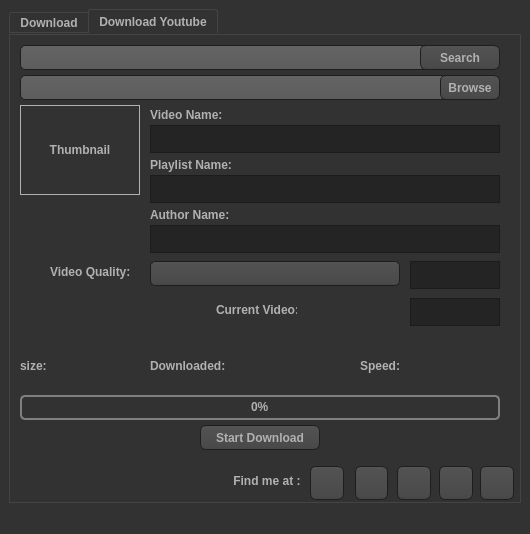
<?xml version="1.0" encoding="UTF-8"?>
<ui version="4.0">
 <class>MainWindow</class>
 <widget class="QMainWindow" name="MainWindow">
  <property name="geometry">
   <rect>
    <x>0</x>
    <y>0</y>
    <width>530</width>
    <height>534</height>
   </rect>
  </property>
  <property name="windowTitle">
   <string>MainWindow</string>
  </property>
  <property name="windowIcon">
   <iconset>
    <normaloff>icon/Network-Download-icon.png</normaloff>icon/Network-Download-icon.png</iconset>
  </property>
  <property name="styleSheet">
   <string notr="true">QWidget
{
    color: #b1b1b1;
    background-color: #323232;
}

QWidget:item:hover
{
    background-color: QLinearGradient( x1: 0, y1: 0, x2: 0, y2: 1, stop: 0 #ffa02f, stop: 1 #ca0619);
    color: #000000;
}

QWidget:item:selected
{
    background-color: QLinearGradient( x1: 0, y1: 0, x2: 0, y2: 1, stop: 0 #ffa02f, stop: 1 #d7801a);
}

QMenuBar::item
{
    background: transparent;
}

QMenuBar::item:selected
{
    background: transparent;
    border: 1px solid #ffaa00;
}

QMenuBar::item:pressed
{
    background: #444;
    border: 1px solid #000;
    background-color: QLinearGradient(
        x1:0, y1:0,
        x2:0, y2:1,
        stop:1 #212121,
        stop:0.4 #343434/*,
        stop:0.2 #343434,
        stop:0.1 #ffaa00*/
    );
    margin-bottom:-1px;
    padding-bottom:1px;
}

QMenu
{
    border: 1px solid #000;
}

QMenu::item
{
    padding: 2px 20px 2px 20px;
}

QMenu::item:selected
{
    color: #000000;
}

QWidget:disabled
{
    color: #404040;
    background-color: #323232;
}

QAbstractItemView
{
    background-color: QLinearGradient( x1: 0, y1: 0, x2: 0, y2: 1, stop: 0 #4d4d4d, stop: 0.1 #646464, stop: 1 #5d5d5d);
}

QWidget:focus
{
    /*border: 2px solid QLinearGradient( x1: 0, y1: 0, x2: 0, y2: 1, stop: 0 #ffa02f, stop: 1 #d7801a);*/
}

QLineEdit
{
    background-color: QLinearGradient( x1: 0, y1: 0, x2: 0, y2: 1, stop: 0 #4d4d4d, stop: 0 #646464, stop: 1 #5d5d5d);
    padding: 1px;
    border-style: solid;
    border: 1px solid #1e1e1e;
    border-radius: 5;
}

QPushButton
{
    color: #b1b1b1;
    background-color: QLinearGradient( x1: 0, y1: 0, x2: 0, y2: 1, stop: 0 #565656, stop: 0.1 #525252, stop: 0.5 #4e4e4e, stop: 0.9 #4a4a4a, stop: 1 #464646);
    border-width: 1px;
    border-color: #1e1e1e;
    border-style: solid;
    border-radius: 6;
    padding: 3px;
    font-size: 12px;
    padding-left: 5px;
    padding-right: 5px;
}

QPushButton:pressed
{
    background-color: QLinearGradient( x1: 0, y1: 0, x2: 0, y2: 1, stop: 0 #2d2d2d, stop: 0.1 #2b2b2b, stop: 0.5 #292929, stop: 0.9 #282828, stop: 1 #252525);
}

QComboBox
{
    selection-background-color: #ffaa00;
    background-color: QLinearGradient( x1: 0, y1: 0, x2: 0, y2: 1, stop: 0 #565656, stop: 0.1 #525252, stop: 0.5 #4e4e4e, stop: 0.9 #4a4a4a, stop: 1 #464646);
    border-style: solid;
    border: 1px solid #1e1e1e;
    border-radius: 5;
}

QComboBox:hover,QPushButton:hover
{
    border: 2px solid QLinearGradient( x1: 0, y1: 0, x2: 0, y2: 1, stop: 0 #ffa02f, stop: 1 #d7801a);
}


QComboBox:on
{
    padding-top: 3px;
    padding-left: 4px;
    background-color: QLinearGradient( x1: 0, y1: 0, x2: 0, y2: 1, stop: 0 #2d2d2d, stop: 0.1 #2b2b2b, stop: 0.5 #292929, stop: 0.9 #282828, stop: 1 #252525);
    selection-background-color: #ffaa00;
}

QComboBox QAbstractItemView
{
    border: 2px solid darkgray;
    selection-background-color: QLinearGradient( x1: 0, y1: 0, x2: 0, y2: 1, stop: 0 #ffa02f, stop: 1 #d7801a);
}

QComboBox::drop-down
{
     subcontrol-origin: padding;
     subcontrol-position: top right;
     width: 15px;

     border-left-width: 0px;
     border-left-color: darkgray;
     border-left-style: solid; /* just a single line */
     border-top-right-radius: 3px; /* same radius as the QComboBox */
     border-bottom-right-radius: 3px;
 }

QComboBox::down-arrow
{
     image: url(:/down_arrow.png);
}

QGroupBox:focus
{
border: 2px solid QLinearGradient( x1: 0, y1: 0, x2: 0, y2: 1, stop: 0 #ffa02f, stop: 1 #d7801a);
}

QTextEdit:focus
{
    border: 2px solid QLinearGradient( x1: 0, y1: 0, x2: 0, y2: 1, stop: 0 #ffa02f, stop: 1 #d7801a);
}

QScrollBar:horizontal {
     border: 1px solid #222222;
     background: QLinearGradient( x1: 0, y1: 0, x2: 0, y2: 1, stop: 0.0 #121212, stop: 0.2 #282828, stop: 1 #484848);
     height: 7px;
     margin: 0px 16px 0 16px;
}

QScrollBar::handle:horizontal
{
      background: QLinearGradient( x1: 0, y1: 0, x2: 1, y2: 0, stop: 0 #ffa02f, stop: 0.5 #d7801a, stop: 1 #ffa02f);
      min-height: 20px;
      border-radius: 2px;
}

QScrollBar::add-line:horizontal {
      border: 1px solid #1b1b19;
      border-radius: 2px;
      background: QLinearGradient( x1: 0, y1: 0, x2: 1, y2: 0, stop: 0 #ffa02f, stop: 1 #d7801a);
      width: 14px;
      subcontrol-position: right;
      subcontrol-origin: margin;
}

QScrollBar::sub-line:horizontal {
      border: 1px solid #1b1b19;
      border-radius: 2px;
      background: QLinearGradient( x1: 0, y1: 0, x2: 1, y2: 0, stop: 0 #ffa02f, stop: 1 #d7801a);
      width: 14px;
     subcontrol-position: left;
     subcontrol-origin: margin;
}

QScrollBar::right-arrow:horizontal, QScrollBar::left-arrow:horizontal
{
      border: 1px solid black;
      width: 1px;
      height: 1px;
      background: white;
}

QScrollBar::add-page:horizontal, QScrollBar::sub-page:horizontal
{
      background: none;
}

QScrollBar:vertical
{
      background: QLinearGradient( x1: 0, y1: 0, x2: 1, y2: 0, stop: 0.0 #121212, stop: 0.2 #282828, stop: 1 #484848);
      width: 7px;
      margin: 16px 0 16px 0;
      border: 1px solid #222222;
}

QScrollBar::handle:vertical
{
      background: QLinearGradient( x1: 0, y1: 0, x2: 0, y2: 1, stop: 0 #ffa02f, stop: 0.5 #d7801a, stop: 1 #ffa02f);
      min-height: 20px;
      border-radius: 2px;
}

QScrollBar::add-line:vertical
{
      border: 1px solid #1b1b19;
      border-radius: 2px;
      background: QLinearGradient( x1: 0, y1: 0, x2: 0, y2: 1, stop: 0 #ffa02f, stop: 1 #d7801a);
      height: 14px;
      subcontrol-position: bottom;
      subcontrol-origin: margin;
}

QScrollBar::sub-line:vertical
{
      border: 1px solid #1b1b19;
      border-radius: 2px;
      background: QLinearGradient( x1: 0, y1: 0, x2: 0, y2: 1, stop: 0 #d7801a, stop: 1 #ffa02f);
      height: 14px;
      subcontrol-position: top;
      subcontrol-origin: margin;
}

QScrollBar::up-arrow:vertical, QScrollBar::down-arrow:vertical
{
      border: 1px solid black;
      width: 1px;
      height: 1px;
      background: white;
}


QScrollBar::add-page:vertical, QScrollBar::sub-page:vertical
{
      background: none;
}

QTextEdit
{
    background-color: #242424;
}

QPlainTextEdit
{
    background-color: #242424;
}

QHeaderView::section
{
    background-color: QLinearGradient(x1:0, y1:0, x2:0, y2:1, stop:0 #616161, stop: 0.5 #505050, stop: 0.6 #434343, stop:1 #656565);
    color: white;
    padding-left: 4px;
    border: 1px solid #6c6c6c;
}

QCheckBox:disabled
{
color: #414141;
}

QDockWidget::title
{
    text-align: center;
    spacing: 3px; /* spacing between items in the tool bar */
    background-color: QLinearGradient(x1:0, y1:0, x2:0, y2:1, stop:0 #323232, stop: 0.5 #242424, stop:1 #323232);
}

QDockWidget::close-button, QDockWidget::float-button
{
    text-align: center;
    spacing: 1px; /* spacing between items in the tool bar */
    background-color: QLinearGradient(x1:0, y1:0, x2:0, y2:1, stop:0 #323232, stop: 0.5 #242424, stop:1 #323232);
}

QDockWidget::close-button:hover, QDockWidget::float-button:hover
{
    background: #242424;
}

QDockWidget::close-button:pressed, QDockWidget::float-button:pressed
{
    padding: 1px -1px -1px 1px;
}

QMainWindow::separator
{
    background-color: QLinearGradient(x1:0, y1:0, x2:0, y2:1, stop:0 #161616, stop: 0.5 #151515, stop: 0.6 #212121, stop:1 #343434);
    color: white;
    padding-left: 4px;
    border: 1px solid #4c4c4c;
    spacing: 3px; /* spacing between items in the tool bar */
}

QMainWindow::separator:hover
{

    background-color: QLinearGradient(x1:0, y1:0, x2:0, y2:1, stop:0 #d7801a, stop:0.5 #b56c17 stop:1 #ffa02f);
    color: white;
    padding-left: 4px;
    border: 1px solid #6c6c6c;
    spacing: 3px; /* spacing between items in the tool bar */
}

QToolBar::handle
{
     spacing: 3px; /* spacing between items in the tool bar */
     background: url(:/images/handle.png);
}

QMenu::separator
{
    height: 2px;
    background-color: QLinearGradient(x1:0, y1:0, x2:0, y2:1, stop:0 #161616, stop: 0.5 #151515, stop: 0.6 #212121, stop:1 #343434);
    color: white;
    padding-left: 4px;
    margin-left: 10px;
    margin-right: 5px;
}

QProgressBar
{
    border: 2px solid grey;
    border-radius: 5px;
    text-align: center;
}

QProgressBar::chunk
{
    background-color: #d7801a;
    width: 2.15px;
    margin: 0.5px;
}

QTabBar::tab {
    color: #b1b1b1;
    border: 1px solid #444;
    border-bottom-style: none;
    background-color: #323232;
    padding-left: 10px;
    padding-right: 10px;
    padding-top: 3px;
    padding-bottom: 2px;
    margin-right: -1px;
}

QTabWidget::pane {
    border: 1px solid #444;
    top: 1px;
}

QTabBar::tab:last
{
    margin-right: 0; /* the last selected tab has nothing to overlap with on the right */
    border-top-right-radius: 3px;
}

QTabBar::tab:first:!selected
{
 margin-left: 0px; /* the last selected tab has nothing to overlap with on the right */


    border-top-left-radius: 3px;
}

QTabBar::tab:!selected
{
    color: #b1b1b1;
    border-bottom-style: solid;
    margin-top: 3px;
    background-color: QLinearGradient(x1:0, y1:0, x2:0, y2:1, stop:1 #212121, stop:.4 #343434);
}

QTabBar::tab:selected
{
    border-top-left-radius: 3px;
    border-top-right-radius: 3px;
    margin-bottom: 0px;
}

QTabBar::tab:!selected:hover
{
    /*border-top: 2px solid #ffaa00;
    padding-bottom: 3px;*/
    border-top-left-radius: 3px;
    border-top-right-radius: 3px;
    background-color: QLinearGradient(x1:0, y1:0, x2:0, y2:1, stop:1 #212121, stop:0.4 #343434, stop:0.2 #343434, stop:0.1 #ffaa00);
}

QRadioButton::indicator:checked, QRadioButton::indicator:unchecked{
    color: #b1b1b1;
    background-color: #323232;
    border: 1px solid #b1b1b1;
    border-radius: 6px;
}

QRadioButton::indicator:checked
{
    background-color: qradialgradient(
        cx: 0.5, cy: 0.5,
        fx: 0.5, fy: 0.5,
        radius: 1.0,
        stop: 0.25 #ffaa00,
        stop: 0.3 #323232
    );
}

QCheckBox::indicator{
    color: #b1b1b1;
    background-color: #323232;
    border: 1px solid #b1b1b1;
    width: 9px;
    height: 9px;
}

QRadioButton::indicator
{
    border-radius: 6px;
}

QRadioButton::indicator:hover, QCheckBox::indicator:hover
{
    border: 1px solid #ffaa00;
}

QCheckBox::indicator:checked
{
    image:url(:/images/checkbox.png);
}

QCheckBox::indicator:disabled, QRadioButton::indicator:disabled
{
    border: 1px solid #444;
}</string>
  </property>
  <widget class="QWidget" name="centralwidget">
   <layout class="QGridLayout" name="gridLayout">
    <item row="0" column="0">
     <widget class="QTabWidget" name="tabWidget">
      <property name="enabled">
       <bool>true</bool>
      </property>
      <property name="font">
       <font>
        <weight>75</weight>
        <bold>true</bold>
       </font>
      </property>
      <property name="currentIndex">
       <number>1</number>
      </property>
      <widget class="QWidget" name="tab_2">
       <attribute name="title">
        <string>Download</string>
       </attribute>
       <widget class="QPushButton" name="pushButton_4">
        <property name="geometry">
         <rect>
          <x>430</x>
          <y>40</y>
          <width>60</width>
          <height>25</height>
         </rect>
        </property>
        <property name="font">
         <font>
          <pointsize>-1</pointsize>
         </font>
        </property>
        <property name="text">
         <string>Browse</string>
        </property>
       </widget>
       <widget class="QLineEdit" name="lineEdit_3">
        <property name="geometry">
         <rect>
          <x>10</x>
          <y>40</y>
          <width>440</width>
          <height>25</height>
         </rect>
        </property>
        <property name="font">
         <font>
          <weight>75</weight>
          <bold>true</bold>
         </font>
        </property>
       </widget>
       <widget class="QPushButton" name="pushButton_5">
        <property name="geometry">
         <rect>
          <x>190</x>
          <y>160</y>
          <width>120</width>
          <height>25</height>
         </rect>
        </property>
        <property name="font">
         <font>
          <pointsize>-1</pointsize>
         </font>
        </property>
        <property name="toolTip">
         <string>&lt;html&gt;&lt;head/&gt;&lt;body&gt;&lt;p&gt;start Download any file &lt;/p&gt;&lt;/body&gt;&lt;/html&gt;</string>
        </property>
        <property name="text">
         <string>Start Download</string>
        </property>
       </widget>
       <widget class="QLineEdit" name="lineEdit_4">
        <property name="geometry">
         <rect>
          <x>10</x>
          <y>10</y>
          <width>430</width>
          <height>25</height>
         </rect>
        </property>
        <property name="font">
         <font>
          <weight>75</weight>
          <bold>true</bold>
         </font>
        </property>
       </widget>
       <widget class="QProgressBar" name="progressBar_2">
        <property name="geometry">
         <rect>
          <x>10</x>
          <y>130</y>
          <width>480</width>
          <height>23</height>
         </rect>
        </property>
        <property name="font">
         <font>
          <weight>75</weight>
          <bold>true</bold>
         </font>
        </property>
        <property name="cursor">
         <cursorShape>ArrowCursor</cursorShape>
        </property>
        <property name="value">
         <number>0</number>
        </property>
       </widget>
       <widget class="QTextBrowser" name="textBrowser">
        <property name="geometry">
         <rect>
          <x>390</x>
          <y>70</y>
          <width>100</width>
          <height>25</height>
         </rect>
        </property>
        <property name="font">
         <font>
          <weight>75</weight>
          <bold>true</bold>
         </font>
        </property>
        <property name="cursor" stdset="0">
         <cursorShape>ArrowCursor</cursorShape>
        </property>
        <property name="toolTip">
         <string>&lt;html&gt;&lt;head/&gt;&lt;body&gt;&lt;p&gt;&lt;br/&gt;&lt;/p&gt;&lt;/body&gt;&lt;/html&gt;</string>
        </property>
       </widget>
       <widget class="QTextBrowser" name="textBrowser_2">
        <property name="geometry">
         <rect>
          <x>310</x>
          <y>70</y>
          <width>70</width>
          <height>25</height>
         </rect>
        </property>
        <property name="font">
         <font>
          <weight>75</weight>
          <bold>true</bold>
         </font>
        </property>
        <property name="cursor" stdset="0">
         <cursorShape>ArrowCursor</cursorShape>
        </property>
       </widget>
       <widget class="QTextBrowser" name="textBrowser_3">
        <property name="geometry">
         <rect>
          <x>310</x>
          <y>100</y>
          <width>70</width>
          <height>25</height>
         </rect>
        </property>
        <property name="font">
         <font>
          <weight>75</weight>
          <bold>true</bold>
         </font>
        </property>
        <property name="cursor" stdset="0">
         <cursorShape>ArrowCursor</cursorShape>
        </property>
       </widget>
       <widget class="QPushButton" name="pushButton_7">
        <property name="geometry">
         <rect>
          <x>410</x>
          <y>10</y>
          <width>80</width>
          <height>25</height>
         </rect>
        </property>
        <property name="font">
         <font>
          <pointsize>-1</pointsize>
         </font>
        </property>
        <property name="text">
         <string>Search</string>
        </property>
        <property name="icon">
         <iconset>
          <normaloff>icon/search-icon2.png</normaloff>icon/search-icon2.png</iconset>
        </property>
        <property name="checkable">
         <bool>false</bool>
        </property>
        <property name="checked">
         <bool>false</bool>
        </property>
       </widget>
       <widget class="QTextBrowser" name="textBrowser_4">
        <property name="geometry">
         <rect>
          <x>390</x>
          <y>100</y>
          <width>100</width>
          <height>25</height>
         </rect>
        </property>
        <property name="font">
         <font>
          <weight>75</weight>
          <bold>true</bold>
         </font>
        </property>
        <property name="cursor" stdset="0">
         <cursorShape>ArrowCursor</cursorShape>
        </property>
       </widget>
       <widget class="QTextBrowser" name="textBrowser_5">
        <property name="geometry">
         <rect>
          <x>10</x>
          <y>70</y>
          <width>300</width>
          <height>25</height>
         </rect>
        </property>
        <property name="font">
         <font>
          <weight>75</weight>
          <bold>true</bold>
         </font>
        </property>
        <property name="cursor" stdset="0">
         <cursorShape>IBeamCursor</cursorShape>
        </property>
       </widget>
       <zorder>lineEdit_3</zorder>
       <zorder>pushButton_4</zorder>
       <zorder>pushButton_5</zorder>
       <zorder>lineEdit_4</zorder>
       <zorder>progressBar_2</zorder>
       <zorder>textBrowser</zorder>
       <zorder>textBrowser_2</zorder>
       <zorder>textBrowser_3</zorder>
       <zorder>pushButton_7</zorder>
       <zorder>textBrowser_4</zorder>
       <zorder>textBrowser_5</zorder>
      </widget>
      <widget class="QWidget" name="tab">
       <attribute name="title">
        <string>Download Youtube</string>
       </attribute>
       <widget class="QLineEdit" name="lineEdit">
        <property name="geometry">
         <rect>
          <x>10</x>
          <y>10</y>
          <width>450</width>
          <height>25</height>
         </rect>
        </property>
        <property name="font">
         <font>
          <weight>75</weight>
          <bold>true</bold>
         </font>
        </property>
        <property name="statusTip">
         <string/>
        </property>
        <property name="accessibleName">
         <string/>
        </property>
        <property name="accessibleDescription">
         <string notr="true"/>
        </property>
        <property name="inputMask">
         <string/>
        </property>
        <property name="text">
         <string/>
        </property>
        <property name="placeholderText">
         <string notr="true"/>
        </property>
       </widget>
       <widget class="QLineEdit" name="lineEdit_2">
        <property name="geometry">
         <rect>
          <x>10</x>
          <y>40</y>
          <width>440</width>
          <height>25</height>
         </rect>
        </property>
        <property name="font">
         <font>
          <weight>75</weight>
          <bold>true</bold>
         </font>
        </property>
       </widget>
       <widget class="QPushButton" name="pushButton">
        <property name="geometry">
         <rect>
          <x>430</x>
          <y>40</y>
          <width>60</width>
          <height>25</height>
         </rect>
        </property>
        <property name="font">
         <font>
          <pointsize>-1</pointsize>
          <weight>75</weight>
          <bold>true</bold>
         </font>
        </property>
        <property name="text">
         <string>Browse</string>
        </property>
       </widget>
       <widget class="QProgressBar" name="progressBar">
        <property name="geometry">
         <rect>
          <x>10</x>
          <y>360</y>
          <width>480</width>
          <height>25</height>
         </rect>
        </property>
        <property name="font">
         <font>
          <weight>75</weight>
          <bold>true</bold>
         </font>
        </property>
        <property name="value">
         <number>0</number>
        </property>
       </widget>
       <widget class="QPushButton" name="pushButton_2">
        <property name="geometry">
         <rect>
          <x>190</x>
          <y>390</y>
          <width>120</width>
          <height>25</height>
         </rect>
        </property>
        <property name="font">
         <font>
          <pointsize>-1</pointsize>
          <weight>75</weight>
          <bold>true</bold>
         </font>
        </property>
        <property name="text">
         <string>Start Download</string>
        </property>
       </widget>
       <widget class="QComboBox" name="comboBox">
        <property name="geometry">
         <rect>
          <x>140</x>
          <y>226</y>
          <width>250</width>
          <height>25</height>
         </rect>
        </property>
        <property name="font">
         <font>
          <weight>75</weight>
          <bold>true</bold>
         </font>
        </property>
        <property name="toolTip">
         <string/>
        </property>
        <property name="whatsThis">
         <string>&lt;html&gt;&lt;head/&gt;&lt;body&gt;&lt;p&gt;&lt;br/&gt;&lt;/p&gt;&lt;/body&gt;&lt;/html&gt;</string>
        </property>
        <property name="currentText">
         <string/>
        </property>
        <property name="frame">
         <bool>true</bool>
        </property>
       </widget>
       <widget class="QPushButton" name="pushButton_8">
        <property name="geometry">
         <rect>
          <x>410</x>
          <y>10</y>
          <width>80</width>
          <height>25</height>
         </rect>
        </property>
        <property name="font">
         <font>
          <pointsize>-1</pointsize>
          <weight>75</weight>
          <bold>true</bold>
         </font>
        </property>
        <property name="text">
         <string>Search</string>
        </property>
        <property name="icon">
         <iconset>
          <normaloff>icon/search-icon2.png</normaloff>icon/search-icon2.png</iconset>
        </property>
        <property name="checkable">
         <bool>false</bool>
        </property>
        <property name="checked">
         <bool>false</bool>
        </property>
       </widget>
       <widget class="QLabel" name="label_10">
        <property name="geometry">
         <rect>
          <x>10</x>
          <y>70</y>
          <width>120</width>
          <height>90</height>
         </rect>
        </property>
        <property name="font">
         <font>
          <weight>75</weight>
          <bold>true</bold>
         </font>
        </property>
        <property name="frameShape">
         <enum>QFrame::Box</enum>
        </property>
        <property name="text">
         <string>Thumbnail</string>
        </property>
        <property name="scaledContents">
         <bool>false</bool>
        </property>
        <property name="alignment">
         <set>Qt::AlignCenter</set>
        </property>
       </widget>
       <widget class="QTextBrowser" name="textBrowser_6">
        <property name="geometry">
         <rect>
          <x>140</x>
          <y>90</y>
          <width>350</width>
          <height>28</height>
         </rect>
        </property>
        <property name="font">
         <font>
          <weight>75</weight>
          <bold>true</bold>
         </font>
        </property>
       </widget>
       <widget class="QTextBrowser" name="textBrowser_10">
        <property name="geometry">
         <rect>
          <x>140</x>
          <y>190</y>
          <width>350</width>
          <height>28</height>
         </rect>
        </property>
        <property name="font">
         <font>
          <weight>75</weight>
          <bold>true</bold>
         </font>
        </property>
       </widget>
       <widget class="QTextBrowser" name="textBrowser_11">
        <property name="geometry">
         <rect>
          <x>400</x>
          <y>226</y>
          <width>90</width>
          <height>28</height>
         </rect>
        </property>
        <property name="font">
         <font>
          <weight>75</weight>
          <bold>true</bold>
         </font>
        </property>
       </widget>
       <widget class="QLabel" name="label">
        <property name="geometry">
         <rect>
          <x>140</x>
          <y>320</y>
          <width>81</width>
          <height>21</height>
         </rect>
        </property>
        <property name="font">
         <font>
          <weight>75</weight>
          <bold>true</bold>
         </font>
        </property>
        <property name="text">
         <string>Downloaded:</string>
        </property>
       </widget>
       <widget class="QLabel" name="label_2">
        <property name="geometry">
         <rect>
          <x>350</x>
          <y>320</y>
          <width>41</width>
          <height>21</height>
         </rect>
        </property>
        <property name="font">
         <font>
          <weight>75</weight>
          <bold>true</bold>
         </font>
        </property>
        <property name="text">
         <string>Speed:</string>
        </property>
       </widget>
       <widget class="QLabel" name="label_3">
        <property name="geometry">
         <rect>
          <x>400</x>
          <y>320</y>
          <width>90</width>
          <height>21</height>
         </rect>
        </property>
        <property name="font">
         <font>
          <weight>75</weight>
          <bold>true</bold>
         </font>
        </property>
        <property name="text">
         <string/>
        </property>
       </widget>
       <widget class="QLabel" name="label_4">
        <property name="geometry">
         <rect>
          <x>240</x>
          <y>320</y>
          <width>80</width>
          <height>21</height>
         </rect>
        </property>
        <property name="font">
         <font>
          <weight>75</weight>
          <bold>true</bold>
         </font>
        </property>
        <property name="text">
         <string/>
        </property>
       </widget>
       <widget class="QLabel" name="label_5">
        <property name="geometry">
         <rect>
          <x>50</x>
          <y>320</y>
          <width>80</width>
          <height>21</height>
         </rect>
        </property>
        <property name="font">
         <font>
          <weight>75</weight>
          <bold>true</bold>
         </font>
        </property>
        <property name="text">
         <string/>
        </property>
       </widget>
       <widget class="QLabel" name="label_6">
        <property name="geometry">
         <rect>
          <x>10</x>
          <y>320</y>
          <width>31</width>
          <height>21</height>
         </rect>
        </property>
        <property name="font">
         <font>
          <weight>75</weight>
          <bold>true</bold>
         </font>
        </property>
        <property name="text">
         <string>size:</string>
        </property>
       </widget>
       <widget class="QTextBrowser" name="textBrowser_7">
        <property name="geometry">
         <rect>
          <x>140</x>
          <y>140</y>
          <width>350</width>
          <height>28</height>
         </rect>
        </property>
        <property name="font">
         <font>
          <weight>75</weight>
          <bold>true</bold>
         </font>
        </property>
       </widget>
       <widget class="QLabel" name="label_15">
        <property name="geometry">
         <rect>
          <x>300</x>
          <y>263</y>
          <width>90</width>
          <height>26</height>
         </rect>
        </property>
        <property name="font">
         <font>
          <weight>75</weight>
          <bold>true</bold>
         </font>
        </property>
        <property name="text">
         <string/>
        </property>
       </widget>
       <widget class="QLabel" name="label_16">
        <property name="geometry">
         <rect>
          <x>206</x>
          <y>262</y>
          <width>81</width>
          <height>25</height>
         </rect>
        </property>
        <property name="font">
         <font>
          <weight>75</weight>
          <bold>true</bold>
         </font>
        </property>
        <property name="text">
         <string>Current Video:</string>
        </property>
       </widget>
       <widget class="QTextBrowser" name="textBrowser_8">
        <property name="geometry">
         <rect>
          <x>400</x>
          <y>263</y>
          <width>90</width>
          <height>28</height>
         </rect>
        </property>
        <property name="font">
         <font>
          <weight>75</weight>
          <bold>true</bold>
         </font>
        </property>
       </widget>
       <widget class="QLabel" name="label_33">
        <property name="geometry">
         <rect>
          <x>140</x>
          <y>70</y>
          <width>80</width>
          <height>20</height>
         </rect>
        </property>
        <property name="font">
         <font>
          <weight>75</weight>
          <bold>true</bold>
         </font>
        </property>
        <property name="text">
         <string>Video Name:</string>
        </property>
       </widget>
       <widget class="QLabel" name="label_34">
        <property name="geometry">
         <rect>
          <x>140</x>
          <y>120</y>
          <width>100</width>
          <height>20</height>
         </rect>
        </property>
        <property name="font">
         <font>
          <weight>75</weight>
          <bold>true</bold>
         </font>
        </property>
        <property name="text">
         <string>Playlist Name:</string>
        </property>
       </widget>
       <widget class="QLabel" name="label_35">
        <property name="geometry">
         <rect>
          <x>140</x>
          <y>170</y>
          <width>100</width>
          <height>20</height>
         </rect>
        </property>
        <property name="font">
         <font>
          <weight>75</weight>
          <bold>true</bold>
         </font>
        </property>
        <property name="text">
         <string>Author Name:</string>
        </property>
       </widget>
       <widget class="QPushButton" name="pushButton_13">
        <property name="geometry">
         <rect>
          <x>429</x>
          <y>431</y>
          <width>34</width>
          <height>34</height>
         </rect>
        </property>
        <property name="font">
         <font>
          <pointsize>-1</pointsize>
         </font>
        </property>
        <property name="cursor">
         <cursorShape>PointingHandCursor</cursorShape>
        </property>
        <property name="toolTip">
         <string>Linkedin</string>
        </property>
        <property name="text">
         <string/>
        </property>
        <property name="icon">
         <iconset>
          <normaloff>icon/Linkedin.ico</normaloff>icon/Linkedin.ico</iconset>
        </property>
        <property name="iconSize">
         <size>
          <width>32</width>
          <height>32</height>
         </size>
        </property>
       </widget>
       <widget class="QPushButton" name="pushButton_14">
        <property name="geometry">
         <rect>
          <x>470</x>
          <y>431</y>
          <width>34</width>
          <height>34</height>
         </rect>
        </property>
        <property name="font">
         <font>
          <pointsize>-1</pointsize>
         </font>
        </property>
        <property name="cursor">
         <cursorShape>PointingHandCursor</cursorShape>
        </property>
        <property name="toolTip">
         <string>Facebook</string>
        </property>
        <property name="text">
         <string/>
        </property>
        <property name="icon">
         <iconset>
          <normaloff>icon/facebook.ico</normaloff>icon/facebook.ico</iconset>
        </property>
        <property name="iconSize">
         <size>
          <width>32</width>
          <height>32</height>
         </size>
        </property>
       </widget>
       <widget class="QPushButton" name="pushButton_15">
        <property name="geometry">
         <rect>
          <x>387</x>
          <y>431</y>
          <width>34</width>
          <height>34</height>
         </rect>
        </property>
        <property name="font">
         <font>
          <pointsize>-1</pointsize>
         </font>
        </property>
        <property name="cursor">
         <cursorShape>PointingHandCursor</cursorShape>
        </property>
        <property name="toolTip">
         <string>GitHub</string>
        </property>
        <property name="text">
         <string/>
        </property>
        <property name="icon">
         <iconset>
          <normaloff>icon/Github.ico</normaloff>icon/Github.ico</iconset>
        </property>
        <property name="iconSize">
         <size>
          <width>32</width>
          <height>32</height>
         </size>
        </property>
       </widget>
       <widget class="QPushButton" name="pushButton_16">
        <property name="geometry">
         <rect>
          <x>300</x>
          <y>431</y>
          <width>34</width>
          <height>34</height>
         </rect>
        </property>
        <property name="font">
         <font>
          <pointsize>-1</pointsize>
         </font>
        </property>
        <property name="cursor">
         <cursorShape>PointingHandCursor</cursorShape>
        </property>
        <property name="toolTip">
         <string>UpWork</string>
        </property>
        <property name="text">
         <string/>
        </property>
        <property name="icon">
         <iconset>
          <normaloff>icon/upworkr.ico</normaloff>icon/upworkr.ico</iconset>
        </property>
        <property name="iconSize">
         <size>
          <width>32</width>
          <height>32</height>
         </size>
        </property>
       </widget>
       <widget class="QLabel" name="label_7">
        <property name="geometry">
         <rect>
          <x>220</x>
          <y>431</y>
          <width>80</width>
          <height>30</height>
         </rect>
        </property>
        <property name="font">
         <font>
          <weight>75</weight>
          <bold>true</bold>
         </font>
        </property>
        <property name="text">
         <string> Find me at :</string>
        </property>
       </widget>
       <widget class="QPushButton" name="pushButton_17">
        <property name="geometry">
         <rect>
          <x>345</x>
          <y>431</y>
          <width>33</width>
          <height>34</height>
         </rect>
        </property>
        <property name="font">
         <font>
          <pointsize>-1</pointsize>
         </font>
        </property>
        <property name="cursor">
         <cursorShape>PointingHandCursor</cursorShape>
        </property>
        <property name="toolTip">
         <string>Patreon</string>
        </property>
        <property name="text">
         <string/>
        </property>
        <property name="icon">
         <iconset>
          <normaloff>icon/patreon.ico</normaloff>icon/patreon.ico</iconset>
        </property>
        <property name="iconSize">
         <size>
          <width>32</width>
          <height>32</height>
         </size>
        </property>
       </widget>
       <widget class="QLabel" name="label_17">
        <property name="geometry">
         <rect>
          <x>40</x>
          <y>224</y>
          <width>81</width>
          <height>25</height>
         </rect>
        </property>
        <property name="font">
         <font>
          <weight>75</weight>
          <bold>true</bold>
         </font>
        </property>
        <property name="text">
         <string>Video Quality:</string>
        </property>
       </widget>
      </widget>
     </widget>
    </item>
   </layout>
  </widget>
  <widget class="QMenuBar" name="menubar">
   <property name="geometry">
    <rect>
     <x>0</x>
     <y>0</y>
     <width>530</width>
     <height>21</height>
    </rect>
   </property>
  </widget>
  <widget class="QStatusBar" name="statusbar"/>
 </widget>
 <resources/>
 <connections/>
</ui>
